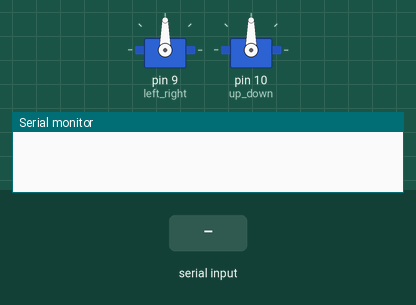
Simulated run of this sketch. Board: Arduino Uno, built with avr-gcc and run on an emulated ATmega328P. On the bench: 2 × servo, the last lines printed to the serial monitor. The inputs (shaded band) are chosen by the test bench.

Above: at 1.2 s.
1.3 s: "90,45\n" received over Serial
At 3.5 s:
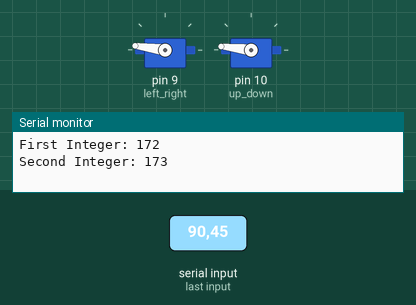
3.8 s: "30,150\n" received over Serial
At 5.5 s:
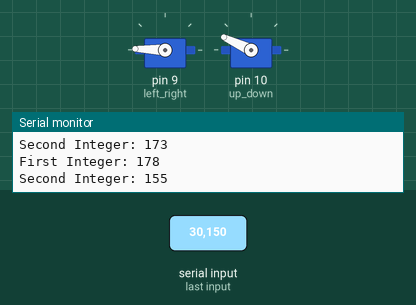
6.3 s: "1,90\n" received over Serial
At 8.6 s:
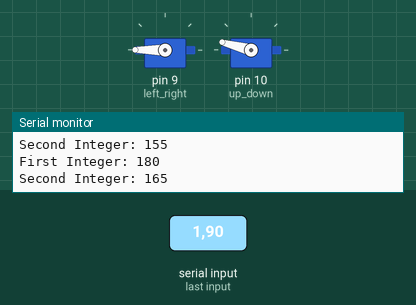
Timing chart, 0 to 10.1 s (numbered marks = the images above; inputs shaded):
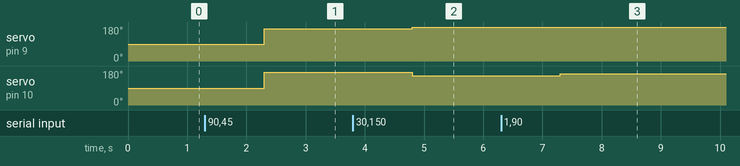

Measured:
- after the input at 1.3 s, servo on pin 9 (left_right): 90° → 172° after 1.0 s; servo on pin 10 (up_down): 90° → 173° after 1.0 s
- after the input at 3.8 s, servo on pin 9 (left_right): 172° → 178° after 1.0 s; servo on pin 10 (up_down): 173° → 155° after 1.0 s
- after the input at 6.3 s, servo on pin 9 (left_right): 178° → 180° after 1.0 s; servo on pin 10 (up_down): 155° → 165° after 1.0 s

The sketch:

MBS3523-A1CQ2_Arduino_TsangKokSan.ino
```cpp
#include <Servo.h>

Servo left_right;  // Declare a servo object for controlling left-right movement
Servo up_down;     // Declare a servo object for controlling up-down movement

void setup() {
  left_right.attach(9);  // Attach the left-right servo to pin 9
  up_down.attach(10);    // Attach the up-down servo to pin 10
  Serial.begin(115200);  // Initialize serial communication at 115200 baud
}

void loop() {
  while(Serial.available()) { // Check if there is data available to read from serial port
    String inputString = Serial.readStringUntil('\r');  // Read the incoming data until '\r' (carriage return) is encountered

    int commaIndex = inputString.indexOf(',');  // Find the index of the comma in the string

    if (commaIndex != -1) {  // If a comma is found in the string
      int x_axis = inputString.substring(0, commaIndex).toInt();  // Extract the x-axis value before the comma and convert it to an integer
      int y_axis = inputString.substring(commaIndex + 1).toInt();  // Extract the y-axis value after the comma and convert it to an integer

      int y = map(y_axis, 0, 1080, 180, 0);  // Map the y-axis value from the range 0-1080 to the range 180-0
      int x = map(x_axis, 0, 1920, 180, 0);  // Map the x-axis value from the range 0-1920 to the range 180-0

      left_right.write(x);  // Set the position of the left-right servo based on the mapped x-axis value
      up_down.write(y);     // Set the position of the up-down servo based on the mapped y-axis value

      Serial.print("First Integer: ");  // Print the label for the first integer
      Serial.println(x);  // Print the mapped x-axis value
      Serial.print("Second Integer: ");  // Print the label for the second integer
      Serial.println(y);  // Print the mapped y-axis value
    }
  }
}
```
